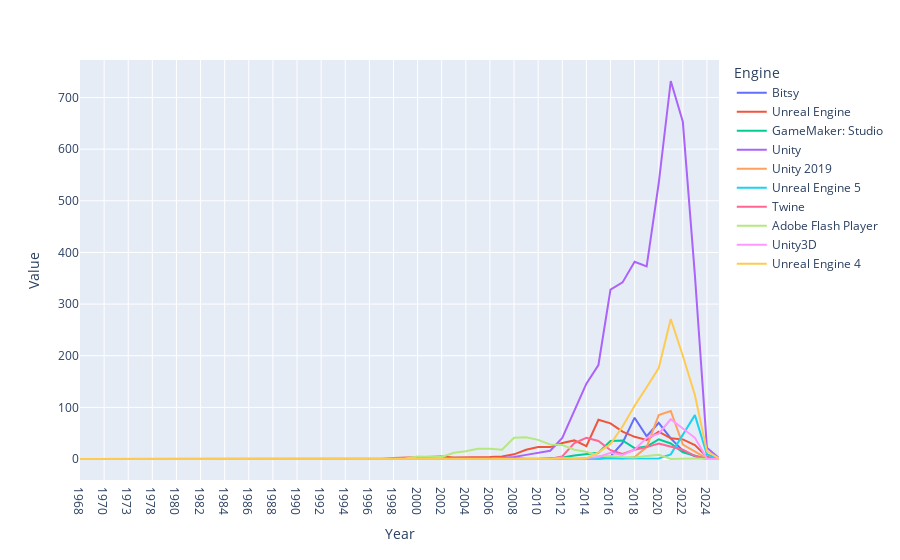

Here is the notebook cell this chart was saved with:
### Code cell
engines_years_fig(dataframe)

### Figure 1 — Plotly figure (JSON) as saved in the notebook; plotly's stock layout.template omitted (floating-point values rounded to 4 significant figures)
{"data": [{"hovertemplate": "Engine=Bitsy<br>Year=%{x}<br>Value=%{y}<extra></extra>", "legendgroup": "Bitsy", "line": {"color": "#636efa", "dash": "solid"}, "marker": {"symbol": "circle"}, "mode": "lines", "name": "Bitsy", "orientation": "v", "showlegend": true, "type": "scatter", "x": ["1968", "1969", "1970", "1972", "1973", "1974", "1978", "1979", "1980", "1981", "1982", "1983", "1984", "1985", "1986", "1987", "1988", "1989", "1990", "1991", "1992", "1993", "1994", "1995", "1996", "1997", "1998", "1999", "2000", "2001", "2002", "2003", "2004", "2005", "2006", "2007", "2008", "2009", "2010", "2011", "2012", "2013", "2014", "2015", "2016", "2017", "2018", "2019", "2020", "2021", "2022", "2023", "2024", "2025"], "xaxis": "x", "y": [0, 0, 0, 0, 0, 0, 0, 0, 0, 0, 0, 0, 0, 0, 0, 0, 0, 0, 0, 0, 0, 0, 0, 0, 0, 0, 0, 0, 0, 0, 0, 0, 0, 0, 0, 0, 0, 0, 0, 0, 0, 0, 0, 0, 5, 31, 80, 44, 70, 40, 16, 5, 0, 0], "yaxis": "y"}, {"hovertemplate": "Engine=Unreal Engine<br>Year=%{x}<br>Value=%{y}<extra></extra>", "legendgroup": "Unreal Engine", "line": {"color": "#EF553B", "dash": "solid"}, "marker": {"symbol": "circle"}, "mode": "lines", "name": "Unreal Engine", "orientation": "v", "showlegend": true, "type": "scatter", "x": ["1968", "1969", "1970", "1972", "1973", "1974", "1978", "1979", "1980", "1981", "1982", "1983", "1984", "1985", "1986", "1987", "1988", "1989", "1990", "1991", "1992", "1993", "1994", "1995", "1996", "1997", "1998", "1999", "2000", "2001", "2002", "2003", "2004", "2005", "2006", "2007", "2008", "2009", "2010", "2011", "2012", "2013", "2014", "2015", "2016", "2017", "2018", "2019", "2020", "2021", "2022", "2023", "2024", "2025"], "xaxis": "x", "y": [0, 0, 0, 0, 0, 0, 0, 0, 0, 0, 0, 0, 0, 0, 0, 0, 0, 0, 0, 0, 0, 0, 0, 0, 0, 0, 2, 3, 4, 4, 5, 3, 3, 3, 4, 5, 9, 18, 23, 23, 31, 36, 25, 76, 69, 53, 43, 37, 53, 40, 38, 27, 4, 0], "yaxis": "y"}, {"hovertemplate": "Engine=GameMaker: Studio<br>Year=%{x}<br>Value=%{y}<extra></extra>", "legendgroup": "GameMaker: Studio", "line": {"color": "#00cc96", "dash": "solid"}, "marker": {"symbol": "circle"}, "mode": "lines", "name": "GameMaker: Studio", "orientation": "v", "showlegend": true, "type": "scatter", "x": ["1968", "1969", "1970", "1972", "1973", "1974", "1978", "1979", "1980", "1981", "1982", "1983", "1984", "1985", "1986", "1987", "1988", "1989", "1990", "1991", "1992", "1993", "1994", "1995", "1996", "1997", "1998", "1999", "2000", "2001", "2002", "2003", "2004", "2005", "2006", "2007", "2008", "2009", "2010", "2011", "2012", "2013", "2014", "2015", "2016", "2017", "2018", "2019", "2020", "2021", "2022", "2023", "2024", "2025"], "xaxis": "x", "y": [0, 0, 0, 0, 0, 0, 0, 0, 0, 0, 0, 0, 0, 0, 0, 0, 0, 0, 0, 0, 0, 0, 0, 0, 0, 0, 0, 0, 0, 0, 0, 0, 0, 0, 0, 0, 2, 0, 0, 1, 3, 7, 9, 12, 35, 36, 21, 24, 38, 30, 13, 7, 0, 0], "yaxis": "y"}, {"hovertemplate": "Engine=Unity<br>Year=%{x}<br>Value=%{y}<extra></extra>", "legendgroup": "Unity", "line": {"color": "#ab63fa", "dash": "solid"}, "marker": {"symbol": "circle"}, "mode": "lines", "name": "Unity", "orientation": "v", "showlegend": true, "type": "scatter", "x": ["1968", "1969", "1970", "1972", "1973", "1974", "1978", "1979", "1980", "1981", "1982", "1983", "1984", "1985", "1986", "1987", "1988", "1989", "1990", "1991", "1992", "1993", "1994", "1995", "1996", "1997", "1998", "1999", "2000", "2001", "2002", "2003", "2004", "2005", "2006", "2007", "2008", "2009", "2010", "2011", "2012", "2013", "2014", "2015", "2016", "2017", "2018", "2019", "2020", "2021", "2022", "2023", "2024", "2025"], "xaxis": "x", "y": [0, 0, 0, 0, 0, 0, 0, 0, 0, 0, 0, 0, 0, 0, 0, 0, 0, 0, 0, 0, 0, 0, 0, 0, 0, 0, 0, 0, 0, 0, 0, 0, 0, 0, 0, 2, 4, 8, 12, 16, 41, 95, 146, 182, 328, 342, 382, 373, 534, 732, 653, 356, 22, 2], "yaxis": "y"}, {"hovertemplate": "Engine=Unity 2019<br>Year=%{x}<br>Value=%{y}<extra></extra>", "legendgroup": "Unity 2019", "line": {"color": "#FFA15A", "dash": "solid"}, "marker": {"symbol": "circle"}, "mode": "lines", "name": "Unity 2019", "orientation": "v", "showlegend": true, "type": "scatter", "x": ["1968", "1969", "1970", "1972", "1973", "1974", "1978", "1979", "1980", "1981", "1982", "1983", "1984", "1985", "1986", "1987", "1988", "1989", "1990", "1991", "1992", "1993", "1994", "1995", "1996", "1997", "1998", "1999", "2000", "2001", "2002", "2003", "2004", "2005", "2006", "2007", "2008", "2009", "2010", "2011", "2012", "2013", "2014", "2015", "2016", "2017", "2018", "2019", "2020", "2021", "2022", "2023", "2024", "2025"], "xaxis": "x", "y": [0, 0, 0, 0, 0, 0, 0, 0, 0, 0, 0, 0, 0, 0, 0, 0, 0, 0, 0, 0, 0, 0, 0, 0, 0, 0, 0, 0, 0, 0, 0, 0, 0, 0, 0, 0, 0, 0, 0, 0, 0, 0, 0, 0, 3, 1, 4, 23, 85, 93, 28, 15, 1, 0], "yaxis": "y"}, {"hovertemplate": "Engine=Unreal Engine 5<br>Year=%{x}<br>Value=%{y}<extra></extra>", "legendgroup": "Unreal Engine 5", "line": {"color": "#19d3f3", "dash": "solid"}, "marker": {"symbol": "circle"}, "mode": "lines", "name": "Unreal Engine 5", "orientation": "v", "showlegend": true, "type": "scatter", "x": ["1968", "1969", "1970", "1972", "1973", "1974", "1978", "1979", "1980", "1981", "1982", "1983", "1984", "1985", "1986", "1987", "1988", "1989", "1990", "1991", "1992", "1993", "1994", "1995", "1996", "1997", "1998", "1999", "2000", "2001", "2002", "2003", "2004", "2005", "2006", "2007", "2008", "2009", "2010", "2011", "2012", "2013", "2014", "2015", "2016", "2017", "2018", "2019", "2020", "2021", "2022", "2023", "2024", "2025"], "xaxis": "x", "y": [0, 0, 0, 0, 0, 0, 0, 0, 0, 0, 0, 0, 0, 0, 0, 0, 0, 0, 0, 0, 0, 0, 0, 0, 0, 0, 0, 0, 0, 0, 0, 0, 0, 0, 0, 0, 0, 0, 0, 0, 0, 0, 0, 0, 0, 1, 0, 0, 1, 9, 48, 85, 9, 1], "yaxis": "y"}, {"hovertemplate": "Engine=Twine<br>Year=%{x}<br>Value=%{y}<extra></extra>", "legendgroup": "Twine", "line": {"color": "#FF6692", "dash": "solid"}, "marker": {"symbol": "circle"}, "mode": "lines", "name": "Twine", "orientation": "v", "showlegend": true, "type": "scatter", "x": ["1968", "1969", "1970", "1972", "1973", "1974", "1978", "1979", "1980", "1981", "1982", "1983", "1984", "1985", "1986", "1987", "1988", "1989", "1990", "1991", "1992", "1993", "1994", "1995", "1996", "1997", "1998", "1999", "2000", "2001", "2002", "2003", "2004", "2005", "2006", "2007", "2008", "2009", "2010", "2011", "2012", "2013", "2014", "2015", "2016", "2017", "2018", "2019", "2020", "2021", "2022", "2023", "2024", "2025"], "xaxis": "x", "y": [0, 0, 0, 0, 0, 0, 0, 0, 0, 0, 0, 0, 0, 0, 0, 0, 0, 0, 0, 0, 0, 0, 0, 0, 0, 0, 0, 0, 0, 0, 0, 0, 0, 0, 0, 0, 0, 1, 1, 0, 5, 31, 41, 35, 17, 10, 18, 23, 30, 24, 18, 6, 0, 0], "yaxis": "y"}, {"hovertemplate": "Engine=Adobe Flash Player<br>Year=%{x}<br>Value=%{y}<extra></extra>", "legendgroup": "Adobe Flash Player", "line": {"color": "#B6E880", "dash": "solid"}, "marker": {"symbol": "circle"}, "mode": "lines", "name": "Adobe Flash Player", "orientation": "v", "showlegend": true, "type": "scatter", "x": ["1968", "1969", "1970", "1972", "1973", "1974", "1978", "1979", "1980", "1981", "1982", "1983", "1984", "1985", "1986", "1987", "1988", "1989", "1990", "1991", "1992", "1993", "1994", "1995", "1996", "1997", "1998", "1999", "2000", "2001", "2002", "2003", "2004", "2005", "2006", "2007", "2008", "2009", "2010", "2011", "2012", "2013", "2014", "2015", "2016", "2017", "2018", "2019", "2020", "2021", "2022", "2023", "2024", "2025"], "xaxis": "x", "y": [0, 0, 0, 0, 0, 0, 0, 0, 0, 0, 0, 0, 0, 0, 0, 0, 0, 1, 0, 0, 0, 0, 0, 0, 0, 0, 1, 1, 5, 5, 4, 12, 15, 20, 20, 18, 41, 42, 37, 28, 27, 18, 14, 6, 6, 4, 3, 6, 8, 0, 1, 1, 0, 0], "yaxis": "y"}, {"hovertemplate": "Engine=Unity3D<br>Year=%{x}<br>Value=%{y}<extra></extra>", "legendgroup": "Unity3D", "line": {"color": "#FF97FF", "dash": "solid"}, "marker": {"symbol": "circle"}, "mode": "lines", "name": "Unity3D", "orientation": "v", "showlegend": true, "type": "scatter", "x": ["1968", "1969", "1970", "1972", "1973", "1974", "1978", "1979", "1980", "1981", "1982", "1983", "1984", "1985", "1986", "1987", "1988", "1989", "1990", "1991", "1992", "1993", "1994", "1995", "1996", "1997", "1998", "1999", "2000", "2001", "2002", "2003", "2004", "2005", "2006", "2007", "2008", "2009", "2010", "2011", "2012", "2013", "2014", "2015", "2016", "2017", "2018", "2019", "2020", "2021", "2022", "2023", "2024", "2025"], "xaxis": "x", "y": [0, 0, 0, 0, 0, 0, 0, 0, 0, 0, 0, 0, 0, 0, 0, 0, 0, 0, 0, 0, 0, 0, 0, 0, 0, 0, 0, 0, 0, 0, 0, 0, 0, 0, 0, 0, 0, 0, 0, 0, 3, 0, 2, 4, 12, 8, 18, 41, 49, 77, 59, 41, 1, 0], "yaxis": "y"}, {"hovertemplate": "Engine=Unreal Engine 4<br>Year=%{x}<br>Value=%{y}<extra></extra>", "legendgroup": "Unreal Engine 4", "line": {"color": "#FECB52", "dash": "solid"}, "marker": {"symbol": "circle"}, "mode": "lines", "name": "Unreal Engine 4", "orientation": "v", "showlegend": true, "type": "scatter", "x": ["1968", "1969", "1970", "1972", "1973", "1974", "1978", "1979", "1980", "1981", "1982", "1983", "1984", "1985", "1986", "1987", "1988", "1989", "1990", "1991", "1992", "1993", "1994", "1995", "1996", "1997", "1998", "1999", "2000", "2001", "2002", "2003", "2004", "2005", "2006", "2007", "2008", "2009", "2010", "2011", "2012", "2013", "2014", "2015", "2016", "2017", "2018", "2019", "2020", "2021", "2022", "2023", "2024", "2025"], "xaxis": "x", "y": [0, 0, 0, 0, 0, 0, 0, 0, 0, 0, 0, 0, 0, 0, 0, 0, 0, 0, 0, 0, 0, 0, 0, 0, 0, 0, 0, 0, 0, 0, 0, 0, 0, 0, 0, 0, 0, 0, 0, 0, 0, 0, 1, 13, 29, 63, 103, 139, 176, 271, 200, 124, 15, 1], "yaxis": "y"}], "layout": {"legend": {"title": {"text": "Engine"}, "tracegroupgap": 0}, "margin": {"t": 60}, "xaxis": {"anchor": "y", "domain": [0, 1], "title": {"text": "Year"}}, "yaxis": {"anchor": "x", "domain": [0, 1], "title": {"text": "Value"}}}}
